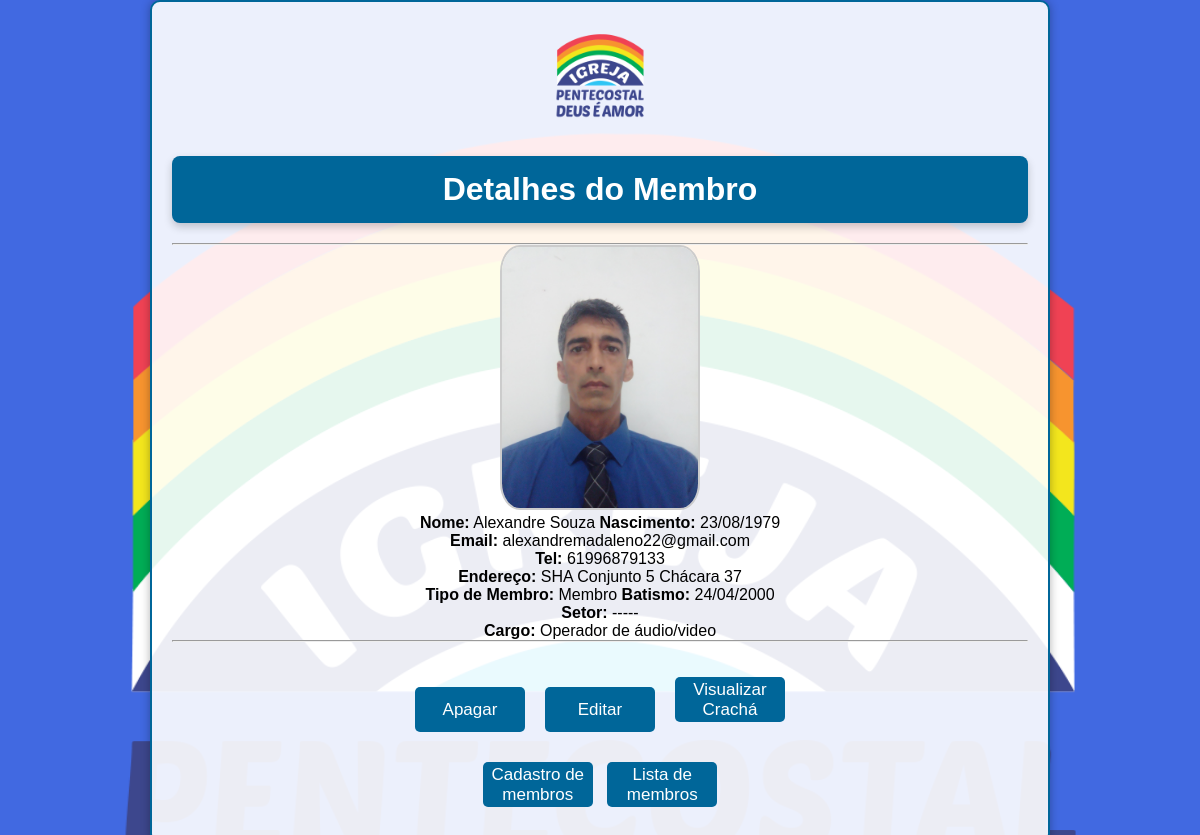
The page /visualizar_membro.php?id=15 (signed in) on the database its author committed.
### tables this page shows
CREATE TABLE `membros` (
  `id` int(11) NOT NULL,
  `nome` varchar(255) DEFAULT NULL,
  `email` varchar(255) DEFAULT NULL,
  `foto_path` varchar(255) NOT NULL,
  `tel` varchar(20) NOT NULL,
  `ender` varchar(255) NOT NULL,
  `nascimento` varchar(255) DEFAULT NULL,
  `tipo_membro` varchar(255) NOT NULL,
  `batismo` varchar(255) NOT NULL,
  `cargo` varchar(255) NOT NULL,
  `setor` varchar(255) NOT NULL
);

### visualizar_membro.php (the view, shortened to what this page needs)
<!DOCTYPE html>
<html lang="pt-br">
<head>
    <link rel="stylesheet" href="style.css">
</head>
<body>
    <div class="form">
        <img src="./img/logo.png" width="110" height="110">
        <h1>Detalhes do Membro</h1>
        <hr>
        <?php
        $servername = "localhost";
        $username = "root";
        $password = "";
        $dbname = "cadastro_de_membros";
        $conn = new mysqli($servername, $username, $password, $dbname);
        $id = (int)$_GET['id'];
        $sql = "SELECT id, nome, nascimento, email, tipo_membro, foto_path, tel, ender, batismo, setor, cargo FROM membros WHERE id = ?";
        $stmt = $conn->prepare($sql);
        $stmt->bind_param("i", $id);
        $stmt->execute();
        $result = $stmt->get_result();
        if ($result->num_rows === 1) {
            $row = $result->fetch_assoc();
            echo "<p><img src='" . htmlspecialchars($row["foto_path"]) . "' alt='" . htmlspecialchars($row["nome"]) . "' width='200'></p>";
            echo "<p><strong>Nome:</strong> " . htmlspecialchars($row["nome"]) . " <strong>Nascimento:</strong> " . htmlspecialchars($row["nascimento"]) . "</p>";
            echo "<p><strong>Email:</strong> " . htmlspecialchars($row["email"]) . "</p>";
            echo "<p><strong>Tel:</strong> " . htmlspecialchars($row["tel"]) . "</p>";
            echo "<p><strong>Endereço:</strong> " . htmlspecialchars($row["ender"]) . "</p>";
            echo "<p><strong>Tipo de Membro:</strong> " . htmlspecialchars($row["tipo_membro"]) . " <strong>Batismo:</strong> " . htmlspecialchars($row["batismo"]) . "</p>";
            echo "<p><strong>Setor:</strong> " . htmlspecialchars($row["setor"]) . "</p>";
            echo "<p><strong>Cargo:</strong> " . htmlspecialchars($row["cargo"]) . "</p>";
            echo "<hr>";
            echo "<div style='margin-top: 20px;'>";
            echo "<form method='post' action='apagar_membro.php' style='display:inline-block; margin-right: 10px;' onsubmit=\"return confirm('Tem certeza que deseja apagar " . htmlspecialchars($row["nome"]) . "?');\">";
            echo "<button type='submit'>Apagar</button>";
            echo "</form>";
            echo "<form method='get' action='editar_membro.php' style='display:inline-block; margin-right: 10px;'>";
            echo "<button type='submit'>Editar</button>";
            echo "</form>";
            echo "<form method='get' action='cracha.php' style='display:inline-block;'>";
            echo "<button type='submit'>Visualizar Crachá</button>";
            echo "</form>";
            echo "</div>";
        } else {
            echo "<p>Membro não encontrado.</p>";
        }
        ?>
        <div class="form-group">
            <button onclick="window.location.href='./cadastro.php'">Cadastro de membros</button>
            <button onclick="window.location.href='./lista.php'">Lista de membros</button>
        </div>
    </div>
</body>
</html>

### style.css (style rules this page uses)
* { margin: 0; padding: 0; box-sizing: border-box; font-family: sans-serif; }
body { background-color: royalblue; background-image: url("../img/logo.png"); background-repeat: no-repeat; background-attachment: fixed; background-size: cover; width: 100%; min-height: 100vh; display: flex; align-items: center; flex-direction: column; }
.form { background: rgba(255, 255, 255, 0.9); width: 100%; max-width: 900px; padding: 20px; text-align: center; border: 2px solid #069; border-radius: 10px; box-shadow: 0 0 10px rgba(0, 0, 0, 0.3); margin-bottom: 20px; }
h1 { background: #069; color: #fff; padding: 15px; margin-bottom: 20px; border-radius: 8px; box-shadow: 0 4px 8px rgba(0, 0, 0, 0.2); width: 100%; max-width: 900px; text-align: center; margin-top: 20px; }
input[type="submit"], input[type="button"], button { cursor: pointer; border-radius: 5px; border: none; width: 110px; height: 45px; margin: 15px 5px; background: #069; color: #fff; font-size: 17px; transition: background 0.3s ease; }
p img { border-radius: 10%; object-fit: cover; border: 2px solid #ccc; }

### rows shown on the page
membros: foto_path (picture), nome "Alexandre Souza", nascimento "23/08/1979", email "alexandremadaleno22@gmail.com", tel "61996879133", ender "SHA Conjunto 5 Chácara 37", tipo_membro "Membro", batismo "24/04/2000", setor "-----", cargo "Operador de áudio/video"
